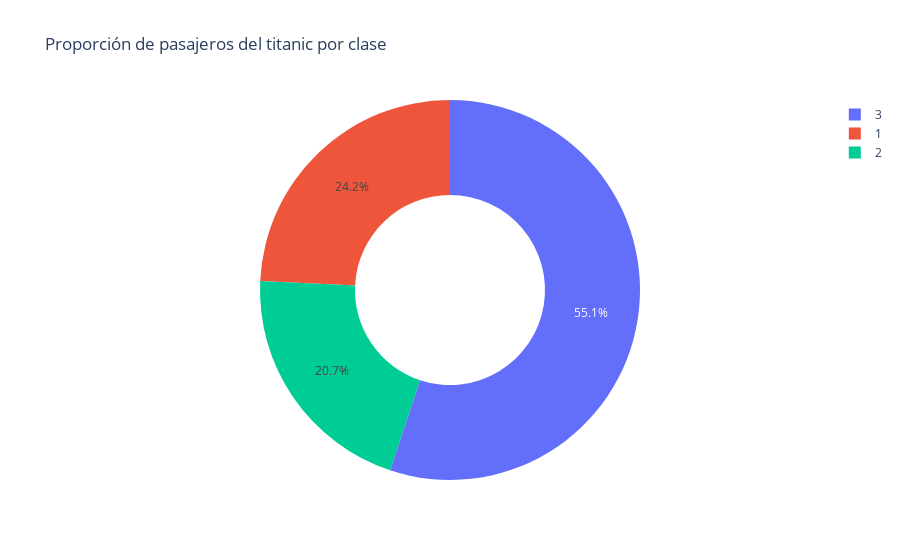

Notebook code for this chart:
### Code cell
fig = px.pie(
        data_frame=classes,
        names="Pclass",
        values="PassengerId",
        title="Proporción de pasajeros del titanic por clase",
        hole=0.5
)
fig.show()

### Figure 1 — Plotly figure (JSON) as saved in the notebook; plotly's stock layout.template omitted (floating-point values rounded to 4 significant figures)
{"data": [{"domain": {"x": [0, 1], "y": [0, 1]}, "hole": 0.5, "hovertemplate": "Pclass=%{label}<br>PassengerId=%{value}<extra></extra>", "labels": [1, 2, 3], "legendgroup": "", "name": "", "showlegend": true, "type": "pie", "values": [216, 184, 491]}], "layout": {"autosize": true, "hiddenlabels": [], "legend": {"tracegroupgap": 0}, "title": {"text": "Proporción de pasajeros del titanic por clase"}}}
